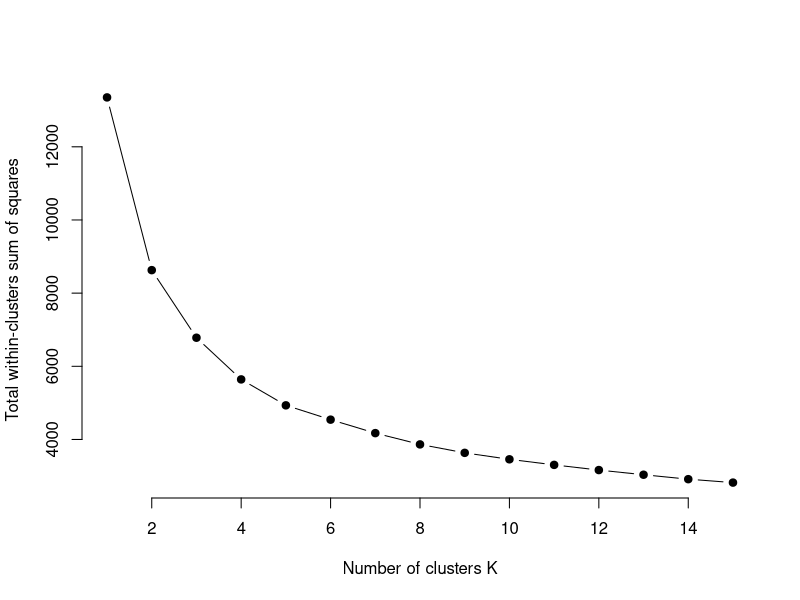
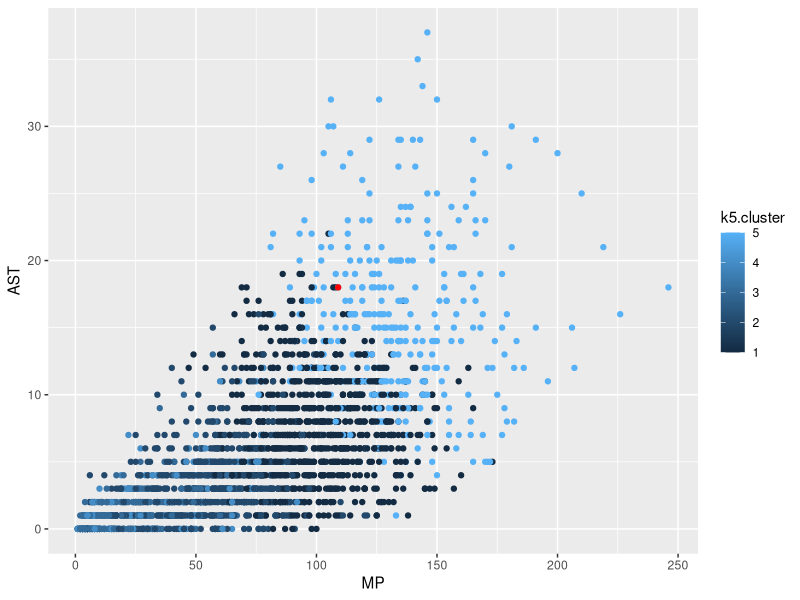
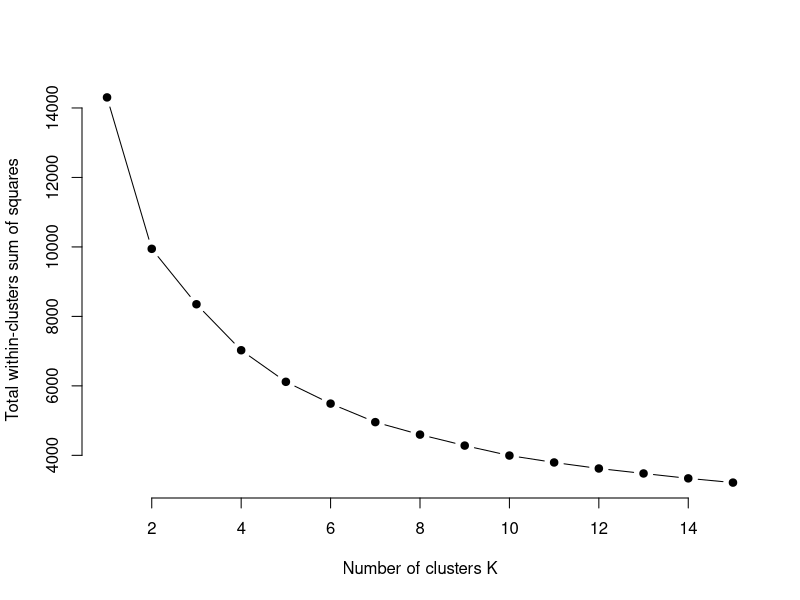

Write R code to recreate these figures, in order.
## ---- chunk 1
library(tidyverse)
library(cluster)

set.seed(1234)
## ---- chunk 2
players <- read_csv("data/players20.csv")
## ---- chunk 3
playersselected <- players %>% 
  filter(MP>0) %>% filter(Pos == "G") %>% 
  select(Player, Team, Pos, MP, `FG%`, `3P%`, AST, TOV, PTS) %>% 
  na.omit() 
## ---- chunk 4
playersscaled <- playersselected %>% 
  select(MP, `FG%`, `3P%`, AST, TOV, PTS) %>% 
  mutate_all(scale) %>% 
  na.omit()
## ---- chunk 5
# function to compute total within-cluster sum of square 
wss <- function(k) {
  kmeans(playersscaled, k, nstart = 10 )$tot.withinss
}

# Compute and plot wss for k = 1 to k = 15
k.values <- 1:15

# extract wss for 2-15 clusters
wss_values <- map_dbl(k.values, wss)

plot(k.values, wss_values,
       type="b", pch = 19, frame = FALSE, 
       xlab="Number of clusters K",
       ylab="Total within-clusters sum of squares")
## ---- chunk 6
k5 <- kmeans(playersscaled, centers = 5, nstart = 25)
## ---- chunk 7
k5
## ---- chunk 8
playercluster <- data.frame(playersselected, k5$cluster) 
## ---- chunk 9
cm <- playercluster %>% filter(Player == "Cameron Mack")
## ---- chunk 10
ggplot() + 
  geom_point(data=playercluster, aes(x=MP, y=AST, color=k5.cluster)) + 
  geom_point(data=cm, aes(x=MP, y=AST), color="red")
## ---- chunk 11
big10 <- c("Nebraska Cornhuskers", "Iowa Hawkeyes", "Minnesota Golden Gophers", "Illinois Fighting Illini", "Northwestern Wildcats", "Wisconsin Badgers", "Indiana Hoosiers", "Purdue Boilermakers", "Ohio State Buckeyes", "Michigan Wolverines", "Michigan State Spartans", "Penn State Nittany Lions", "Rutgers Scarlet Knights", "Maryland Terrapins")

playercluster %>% filter(k5.cluster == 1) %>% filter(Team %in% big10) %>% arrange(desc(MP))
## ---- chunk 12
playersadvanced <- players %>% 
  filter(MP>0) %>% 
  filter(Pos == "G") %>% 
  select(Player, Team, Pos, PER, `TS%`, PProd, `AST%`, `WS/40`, BPM) %>% 
  na.omit() 
## ---- chunk 13
playersadvscaled <- playersadvanced %>% 
  select(PER, `TS%`, PProd, `AST%`, `WS/40`, BPM) %>% 
  mutate_all(scale) %>% 
  na.omit()
## ---- chunk 14
# function to compute total within-cluster sum of square 
wss <- function(k) {
  kmeans(playersadvscaled, k, nstart = 10 )$tot.withinss
}

# Compute and plot wss for k = 1 to k = 15
k.values <- 1:15

# extract wss for 2-15 clusters
wss_values <- map_dbl(k.values, wss)

plot(k.values, wss_values,
       type="b", pch = 19, frame = FALSE, 
       xlab="Number of clusters K",
       ylab="Total within-clusters sum of squares")
## ---- chunk 15
advk5 <- kmeans(playersadvscaled, centers = 5, nstart = 25)
## ---- chunk 16
advk5
## ---- chunk 17
playeradvcluster <- data.frame(playersadvanced, advk5$cluster) 
## ---- chunk 18
playeradvcluster %>% 
  filter(advk5.cluster == 5) %>% 
  filter(Team %in% big10) %>% 
  arrange(desc(PProd))

